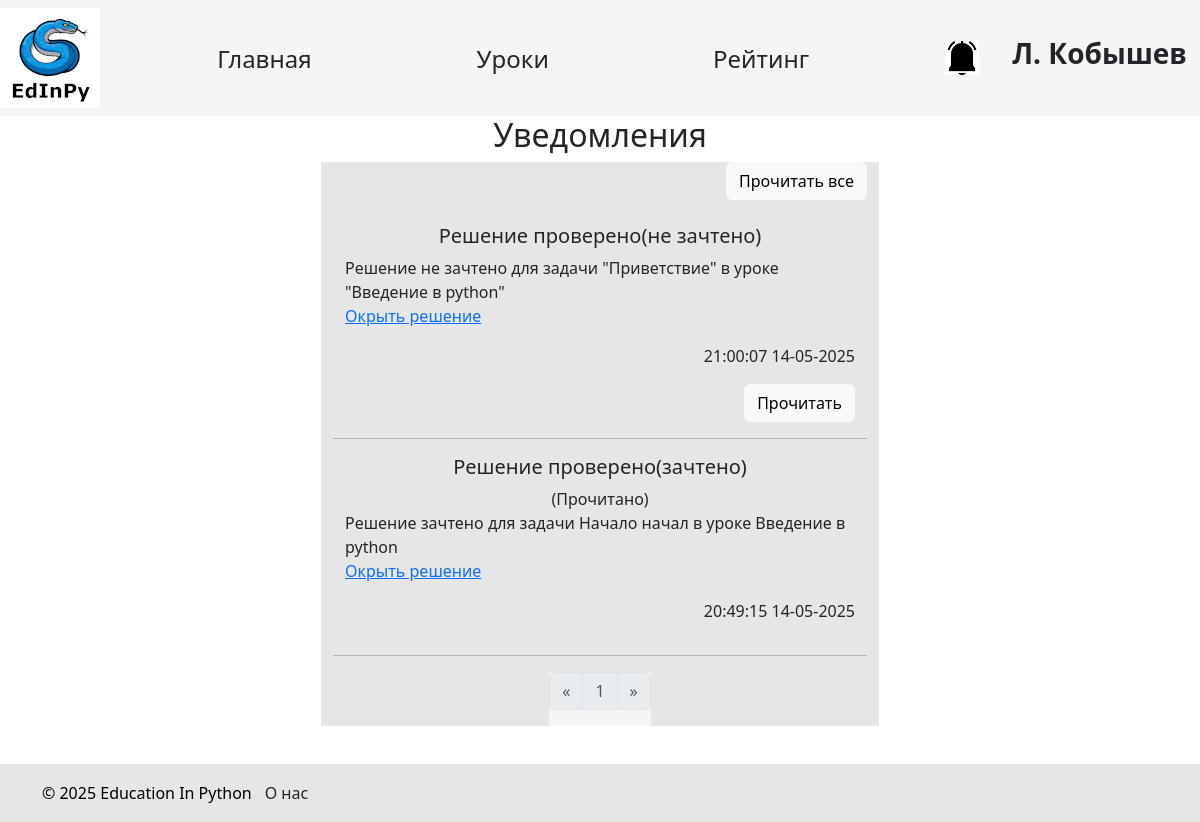
Page /notifications (signed in) on the earlier database version.
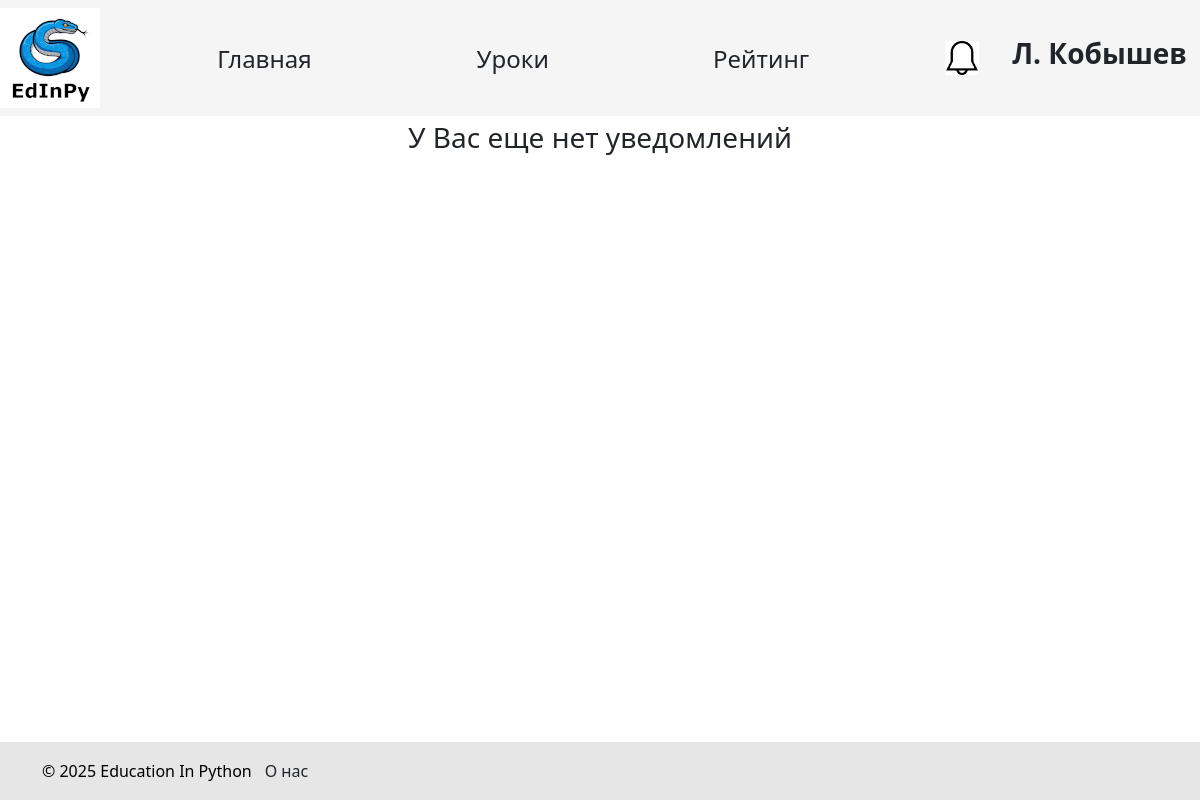
Same page on the later database version.
### data/students.py (models this page shows, shortened)
class Student(SqlAlchemyBase, UserMixin):
    __tablename__ = 'students'
    id = sqlalchemy.Column(sqlalchemy.Integer, primary_key=True, autoincrement=True)
    name = sqlalchemy.Column(sqlalchemy.String, nullable=True)
    surname = sqlalchemy.Column(sqlalchemy.String, nullable=True)
    age = sqlalchemy.Column(sqlalchemy.Integer, nullable=True)
    email = sqlalchemy.Column(sqlalchemy.String, index=True, unique=True, nullable=False)
    hashed_password = sqlalchemy.Column(sqlalchemy.String, nullable=False)
    completed_tasks = sqlalchemy.Column(sqlalchemy.Integer, default=0)
    teacher_id = sqlalchemy.Column(sqlalchemy.Integer, sqlalchemy.ForeignKey("teachers.id"))
    teacher = orm.relationship('Teacher', back_populates='student')
    task = orm.relationship('Solution', back_populates='student')
    image_name = sqlalchemy.Column(sqlalchemy.Text, nullable=True, unique=True)
    def has_notifications(self):
        with create_session() as db_sess:
            result = db_sess.query(StudentNotification).filter(StudentNotification.student_id == current_user.id,
                                                               StudentNotification.is_read == False).first()
            return result is not None

### data/student_notifications.py (models this page shows)
class StudentNotification(SqlAlchemyBase):
    __tablename__ = 'student_notifications'
    id = sqlalchemy.Column(sqlalchemy.Integer, primary_key=True, autoincrement=True)
    student_id = sqlalchemy.Column(sqlalchemy.Integer, sqlalchemy.ForeignKey("students.id"), nullable=False)
    title = sqlalchemy.Column(sqlalchemy.String)
    content = sqlalchemy.Column(sqlalchemy.String)
    is_read = sqlalchemy.Column(sqlalchemy.Boolean, default=False)
    created_at = sqlalchemy.Column(sqlalchemy.DateTime, default=datetime.datetime.now)

### main.py (the view)
@app.route('/notifications')
@login_required
def notifications():
    if current_user.__class__ == Teacher:
        table = TeacherNotification
        table_id = TeacherNotification.teacher_id
    elif current_user.__class__ == Student:
        table = StudentNotification
        table_id = StudentNotification.student_id
    else:
        return redirect("/")
    page_arg = request.args.get('page')
    if not page_arg:
        page_arg = 0
    else:
        page_arg = int(page_arg) - 1
    if page_arg < 0:
        page_arg = 0
    page_limit = 5
    with db_session.create_session() as db_sess:
        cnt = db_sess.query(table).filter(table_id == current_user.id).count()
        if page_arg * page_limit >= cnt and cnt:
            return redirect('/notifications')
        notifications = db_sess.query(table).filter(table_id == current_user.id) \
            .order_by(table.is_read.asc(), table.created_at.desc()) \
            .limit(page_limit).offset(page_arg * page_limit).all()
        pages = []
        for i in range(page_arg - 2, page_arg + 3):
            if i >= 0 and i * page_limit < cnt:
                page = Page(f"/notifications?page={i + 1}", i + 1)
                if i == page_arg:
                    page.enabled = False
                pages.append(page)
        prev_page = Page(f"/notifications?page={page_arg}")
        next_page = Page(f"/notifications?page={page_arg + 2}")
        if page_arg - 1 < 0:
            prev_page.enabled = False
        if (page_arg + 1) * page_limit >= cnt:
            next_page.enabled = False
        return render_template('notifications.html', notifications=notifications, pages=pages,
                               current_page=page_arg + 1, prev_page=prev_page, next_page=next_page,
                               form_read=NotificationRead(), form_readall=NotificationReadAll())

### forms/notification.py
class NotificationRead(FlaskForm):
    submit = SubmitField('Прочитать')

class NotificationReadAll(FlaskForm):
    submit = SubmitField('Прочитать все')

### data/db_session.py (called while the page is built)
def create_session() -> Session:
    global __factory
    return __factory()

### main.py (called while the page is built)
@login_manager.user_loader
def load_user(id):
    try:
        id, cl = id.split("|")
        if cl not in USER_CLASSES:
            raise Exception
        with db_session.create_session() as db_sess:
            return Session.get(entity=USER_CLASSES[cl], ident=id, self=db_sess)  # создание сессии
    except Exception:
        return None

### templates/notifications.html (shortened to what this page needs)
{% extends "base.html" %} {% block content %}
{% if notifications %}
<h2 style="text-align: center;">Уведомления</h2>
<div class="container w-50 text-center" style="background: rgb(230, 230, 230);">
    <div class="d-grid gap-2 d-md-flex justify-content-md-end">
        <form action="/notifications/readall?page={{ current_page }}" method="post">
            {{ form_readall.submit(type="submit", class="btn btn-light") }}
        </form>
    </div>
    <br>
    {% for notification in notifications %}
    <div class="row">
        <div class="col">
            <div class="container w-90">
                <h5>{{ notification.title }}</h5>{% if notification.is_read %}(Прочитано){% endif %}
                <p class="text-start fs-6">{{ notification.content | safe }}</p>
                <p class="text-end fs-6">{{ notification.created_at.strftime("%H:%M:%S %d-%m-%Y") }}</p>
                <div class="d-grid gap-2 d-md-flex justify-content-md-end">
                {% if not notification.is_read %}
                <form action="/notifications/{{ notification.id }}/read?page={{ current_page }}" method="post">
                    {{ form_read.submit(type="submit", class="btn btn-light") }}
                </form>
                {% endif %}
                </div>
            </div>
        </div>
    </div>
    <hr>
    {% endfor %}
    <div class="d-flex justify-content-center">
        <nav aria-label="Page navigation">
            <ul class="pagination">
                <li class="page-item">
                    <a class="page-link {{ 'disabled' if not prev_page.enabled }}"
                       href="{{ prev_page.link }}" aria-label="Previous">
                        <span aria-hidden="true">&laquo;</span>
                    </a>
                </li>
                {% for page in pages %}
                <li class="page-item {{ 'disabled' if not page.enabled }}">
                    <a class="page-link" href="{{ page.link }}">{{page.name }}</a>
                </li>
                {% endfor %}
                <li class="page-item {{ 'disabled' if not next_page.enabled }}">
                    <a class="page-link" href="{{ next_page.link }}" aria-label="Next">
                        <span aria-hidden="true">&raquo;</span>
                    </a>
                </li>
            </ul>
        </nav>
    </div>
</div>
{% else %}
<div class="container mx-auto">
    <p class="fs-3 text-center">У Вас еще нет уведомлений</p>
</div>
{% endif %}
{% endblock %}

### templates/base.html (shortened to what this page needs)
<!DOCTYPE html>
<html lang="ru">
  <head>
    <link
      href="https://cdn.jsdelivr.net/npm/bootstrap@5.3.3/dist/css/bootstrap.min.css"
      rel="stylesheet"
    />
    <link rel="stylesheet" href="../static/css/style.css" />
    <link rel="stylesheet" href="../static/css/base.css" />
  </head>
  <body>
    <header>
      <nav class="navbar navbar-light">
        <div class="logo">
          <a href="/">
            <img src="{{url_for('static', filename='edinpy.png')}}" />
          </a>
        </div>
        <div class="nav_buttons">
          <a href="/" type="button" class="btn main_page">Главная</a>
          <a href="/lessons" type="button" class="btn lessons">Уроки</a>
          <a href="/rating" type="button" class="btn rating">Рейтинг</a>
        </div>
        <div class="account">
          {% if current_user.is_authenticated %}
          <div class="notifications">
            {% if current_user.__class__.__name__ in ['Student', 'Teacher'] and
            current_user.has_notifications() %}
            <a href="/notifications">
              <img src="{{ url_for('static', filename='bell_black.png') }}" />
            </a>
            {% else %}
            <a href="/notifications"
              ><img src="{{ url_for('static', filename='bell_white.png') }}"
            /></a>
            {% endif %}
          </div>
          <div class="profile_user">
            <a href="/profile" class="btn"
              ><h3>
                <b>{{ current_user.name[0] }}. {{ current_user.surname }}</b>
              </h3></a
            >
          </div>
          {% endif %}
        </div>
      </nav>
    </header>
    <main role="main" class="container">{% block content %}{% endblock %}</main>
    <br /><br /><br /><br />
    <div id="footer">
      <div class="container ms-auto">
        <p>&copy; 2025 Education In Python</p>
        <a href="/about_us" class="btn about_us">О нас</a>
      </div>
    </div>
  </body>
</html>

### static/css/base.css (style rules this page uses)
nav { background-color: rgb(245, 245, 245); }
.logo { align-self: flex-start; background-color: rgb(245, 245, 245); }
div.nav_buttons { flex-grow: 1; display: flex; justify-content: space-evenly; flex-wrap: wrap; }
nav > div.nav_buttons a.main_page, nav > div.nav_buttons a.lessons, nav > div.nav_buttons a.solutions, nav > div.nav_buttons a.rating { width: 7em; height: 2em; font-size: 150%; }
div.notifications { width: 33.75px; align-self: center; margin: 0 20px; }
div.notifications img { width: 100%; background-color: rgb(245, 245, 245); }
.account { display: flex; }
#footer { position: fixed; left: 0; bottom: 0; padding: 10px; background: rgb(230, 230, 230); color: black; width: 100%; }
#footer .container { display: flex; flex-direction: row; justify-content: start; }
#footer .container p { margin: 0; align-self: center; }

Differences in the rows shown:
removed StudentNotification: title "Решение проверено(не зачтено)", content "Решение не зачтено для задачи \"Приветствие\" в уроке \"Введение в python\" Окрыть решение", created_at "21:00:07 14-05-2025"
removed StudentNotification: title "Решение проверено(зачтено)", is_read "(Прочитано)", content "Решение зачтено для задачи Начало начал в уроке Введение в python Окрыть решение", created_at "20:49:15 14-05-2025"
Other differences:
form field submit: "Прочитать все" → (not shown)
text no longer shown: "Уведомления « »"
text now shown: "У Вас еще нет уведомлений"
list line gone: "1"
